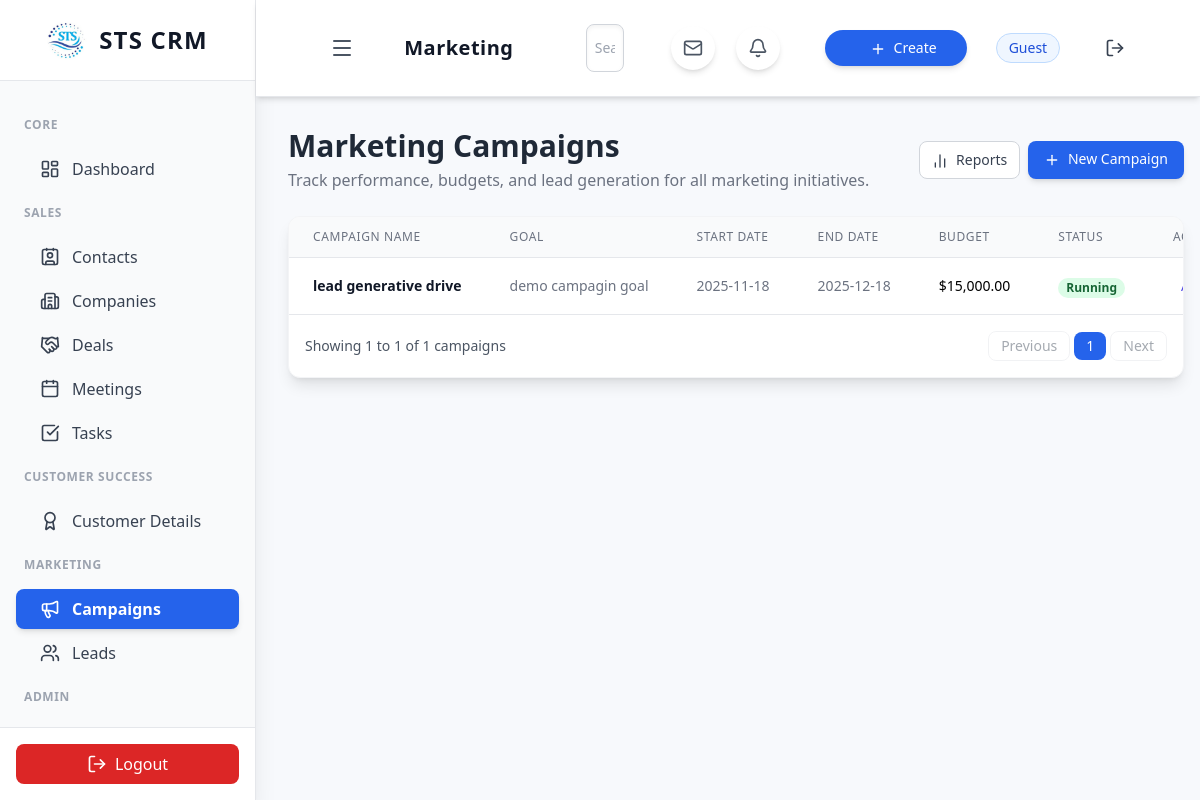
The app's page /marketing.php with its own data.
### tables this page shows
CREATE TABLE `campaigns` (
  `id` int(11) UNSIGNED NOT NULL,
  `name` varchar(255) NOT NULL,
  `goal` text NOT NULL,
  `start_date` date NOT NULL,
  `end_date` date NOT NULL,
  `budget` decimal(10,2) NOT NULL,
  `status` enum('Planned','Running','Completed','Canceled') DEFAULT 'Planned',
  `created_at` timestamp NOT NULL DEFAULT current_timestamp()
);

### marketing.php (the view, shortened to what this page needs)
<?php
include 'api/db.php';
if (!function_exists('generate_campaign_row')) {
    function generate_campaign_row($id, $name, $goal, $start_date, $end_date, $budget, $status) {
        $status_class = match ($status) {
            'Running' => 'bg-green-100 text-green-800',
            'Planned' => 'bg-blue-100 text-blue-800',
            'Completed' => 'bg-gray-100 text-gray-800',
            default => 'bg-red-100 text-red-800',
        };
        $formatted_budget = '$' . number_format($budget, 2);
        return '
            <tr class="hover:bg-gray-50 transition duration-150">
                <td class="px-6 py-4 whitespace-nowrap text-sm font-semibold text-gray-900">' . htmlspecialchars($name) . '</td>
                <td class="px-6 py-4 whitespace-nowrap text-sm text-gray-500">' . htmlspecialchars($goal) . '</td>
                <td class="px-6 py-4 whitespace-nowrap text-sm text-gray-500">' . htmlspecialchars($start_date) . '</td>
                <td class="px-6 py-4 whitespace-nowrap text-sm text-gray-500">' . htmlspecialchars($end_date) . '</td>
                <td class="px-6 py-4 whitespace-nowrap text-sm font-medium">' . htmlspecialchars($formatted_budget) . '</td>
                <td class="px-6 py-4 whitespace-nowrap">
                    <span class="px-2 inline-flex text-xs leading-5 font-semibold rounded-full ' . $status_class . '">'
                        . htmlspecialchars($status) . '
                    </span>
                </td>
                <td class="px-6 py-4 whitespace-nowrap text-right text-sm font-medium">
                    <a href="analyze_campaign.php?id=' . $id . '" class="text-indigo-600 hover:text-indigo-900 ml-2">Analyze</a>
                </td>
            </tr>
        ';
    }
}
$limit = 10;
$page = isset($_GET['page']) ? (int)$_GET['page'] : 1;
$count_result = $conn->query("SELECT COUNT(*) AS total FROM campaigns");
$total_campaigns = $count_result ? $count_result->fetch_assoc()['total'] : 0;
$total_pages = ceil($total_campaigns / $limit);
$offset = ($page - 1) * $limit;
$campaigns = [];
$campaign_rows = '';
$sql = "
    SELECT
        id, name, goal, start_date, end_date, budget, status
    FROM campaigns
    ORDER BY start_date DESC
    LIMIT $limit OFFSET $offset
";
$result = $conn->query($sql);
if ($result && $result->num_rows > 0) {
    while($campaign = $result->fetch_assoc()) {
        $campaigns[] = $campaign;
        $campaign_rows .= generate_campaign_row(
            $campaign['id'],
            $campaign['name'],
            $campaign['goal'],
            $campaign['start_date'],
            $campaign['end_date'],
            $campaign['budget'],
            $campaign['status']
        );
    }
}
$current_page_count = count($campaigns);
$start_item = $current_page_count > 0 ? $offset + 1 : 0;
$end_item = $current_page_count > 0 ? $offset + $current_page_count : 0;
?>
<div class="flex flex-col sm:flex-row justify-between items-start sm:items-center mb-6">
    <div>
        <h1 class="text-3xl font-bold text-gray-800">Marketing Campaigns</h1>
        <p class="text-gray-500 mt-1">Track performance, budgets, and lead generation for all marketing initiatives.</p>
    </div>
    <div class="mt-4 sm:mt-0 flex space-x-2">
        <a href="campaign_reports.php" class="px-3 py-2 text-sm font-medium rounded-lg border border-gray-300 bg-white text-gray-700 hover:bg-gray-100 transition">
    <i data-lucide="bar-chart-2" class="w-4 h-4 inline mr-1"></i> Reports
</a>
        <a href="create_campaign.php" class="px-4 py-2 text-sm font-medium rounded-lg
                                             bg-blue-600 hover:bg-blue-800 text-white transition duration-150 shadow-md">
            <i data-lucide="plus" class="w-4 h-4 inline mr-1"></i> New Campaign
        </a>
    </div>
</div>
<div class="bg-white rounded-xl shadow-lg border border-gray-100 overflow-hidden">
    <div class="overflow-x-auto">
        <table class="min-w-full divide-y divide-gray-200">
            <thead class="bg-gray-50">
                <tr>
                    <th class="px-6 py-3 text-left text-xs font-medium text-gray-500 uppercase tracking-wider">Campaign Name</th>
                    <th class="px-6 py-3 text-left text-xs font-medium text-gray-500 uppercase tracking-wider">Goal</th>
                    <th class="px-6 py-3 text-left text-xs font-medium text-gray-500 uppercase tracking-wider">Start Date</th>
                    <th class="px-6 py-3 text-left text-xs font-medium text-gray-500 uppercase tracking-wider">End Date</th>
                    <th class="px-6 py-3 text-left text-xs font-medium text-gray-500 uppercase tracking-wider">Budget</th>
                    <th class="px-6 py-3 text-left text-xs font-medium text-gray-500 uppercase tracking-wider">Status</th>
                    <th class="px-6 py-3 text-left text-xs font-medium text-gray-500 uppercase tracking-wider">Action</th>
                </tr>
            </thead>
            <tbody class="bg-white divide-y divide-gray-200">
                <?php
                if (empty($campaign_rows)) {
                    echo '<tr><td colspan="7" class="px-6 py-4 text-center text-sm text-gray-500">No campaigns found.</td></tr>';
                } else {
                    echo $campaign_rows;
                }
                ?>
            </tbody>
        </table>
    </div>
    <div class="p-4 flex justify-between items-center text-sm text-gray-600 border-t border-gray-200">
        <span>
            <?php if ($total_campaigns > 0): ?>
                Showing <?= $start_item ?> to <?= $end_item ?> of <?= $total_campaigns ?> campaigns
            <?php else: ?>
                No campaigns found.
            <?php endif; ?>
        </span>
        <div class="space-x-1 flex items-center">
            <?php
            $prev_page = $page - 1;
            $prev_class = $page <= 1 ? 'opacity-50 cursor-not-allowed' : 'hover:bg-gray-100';
            ?>
            <a href="marketing.php?page=<?= $prev_page ?>"
               class="px-3 py-1 border rounded-lg <?= $prev_class ?>">
                Previous
            </a>
            <?php for ($i = max(1, $page - 2); $i <= min($total_pages, $page + 2); $i++): ?>
                <?php
                $active_class = $i == $page ? 'bg-blue-600 text-white' : 'border hover:bg-gray-100';
                ?>
                <a href="marketing.php?page=<?= $i ?>"
                   class="px-3 py-1 rounded-lg <?= $active_class ?>">
                    <?= $i ?>
                </a>
            <?php endfor; ?>
            <?php
            $next_page = $page + 1;
            $next_class = $page >= $total_pages ? 'opacity-50 cursor-not-allowed' : 'hover:bg-gray-100';
            ?>
            <a href="marketing.php?page=<?= $next_page ?>"
               class="px-3 py-1 border rounded-lg <?= $next_class ?>">
                Next
            </a>
        </div>
    </div>
</div>
<?php
include 'includes/layout.php';
?>

### includes/layout.php (style rules this page uses)
body { background-color: #f7f9fc; }

### records on screen
campaigns: name "lead generative drive", goal "demo campagin goal", start_date "2025-11-18", end_date "2025-12-18", budget "$15,000.00", status "Running"

### other values on screen
str_replace('.php', '', $current_page) "Marketing"
$_SESSION['user_name'] "Guest"
$start_item "1"
$end_item "1"
$total_campaigns "1"
